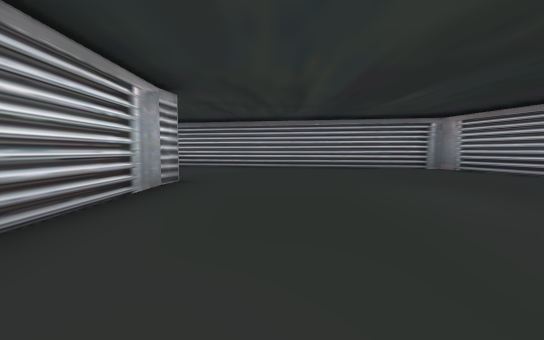
View 1 (above)

20 first-person views from a walk through a Unity game level. The camera is 1.2 m above the floor, tilts 4° down and sees 90° across. The floor is counted in squares, 2.4 m on a side. Each view is taken from the middle of a square. On the plan, view 1 faces up. The plan holds only what a view shows up to about 9 squares ahead; the rest is blank. The place goes on beyond the plan. The player character is not drawn.

View 2
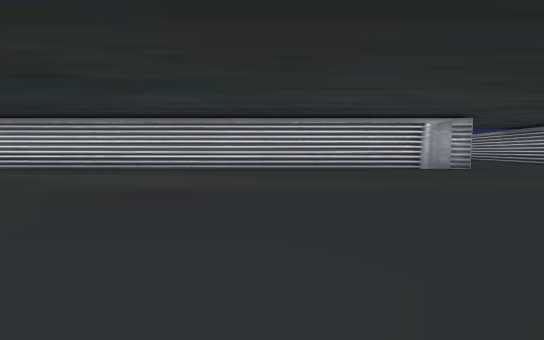

View 3
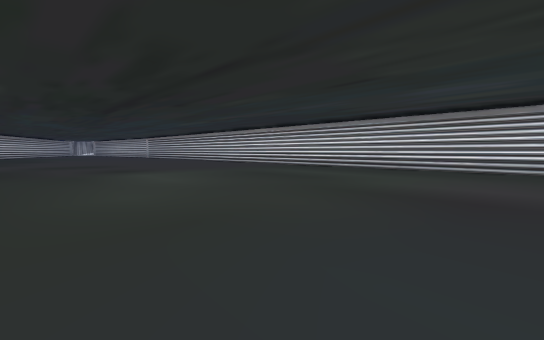

View 4
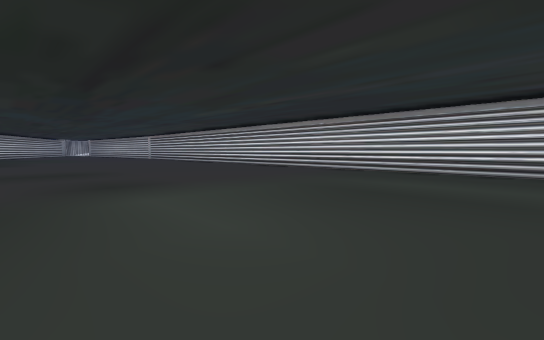

View 5
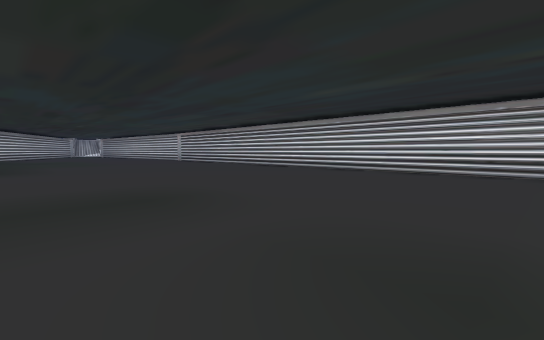

View 6
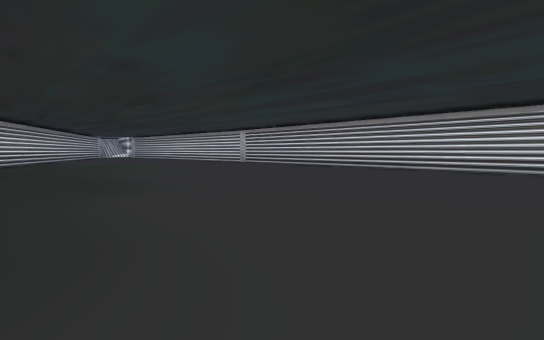

View 7
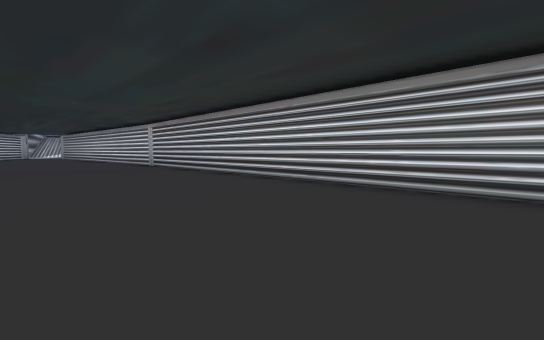

View 8
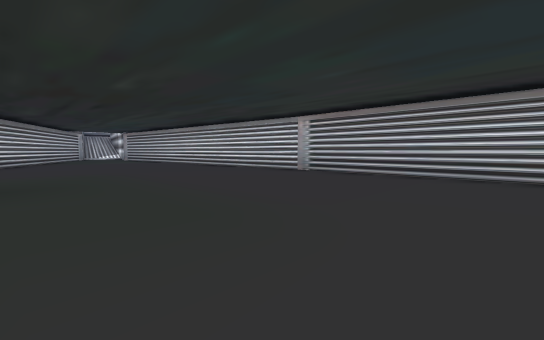

View 9
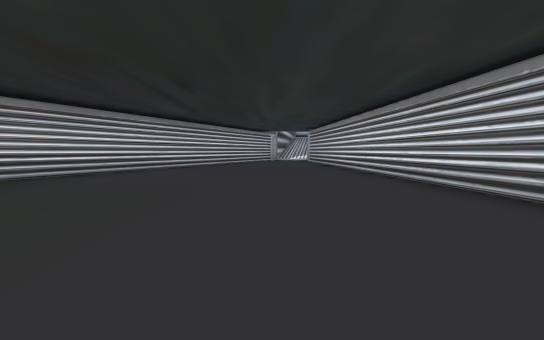

View 10
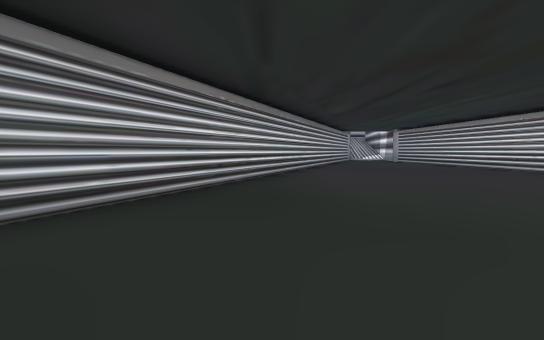

View 11
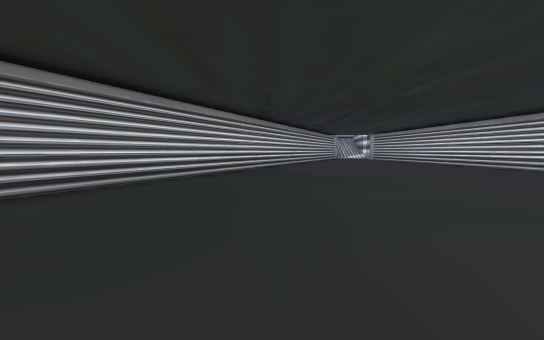

View 12
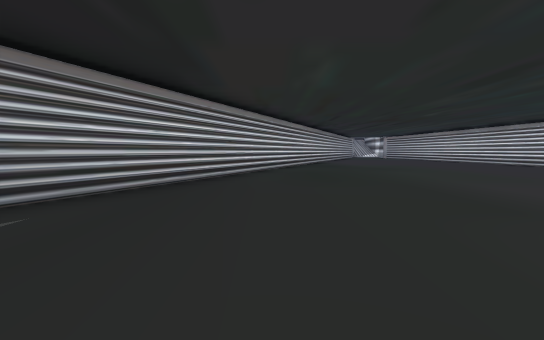

View 13
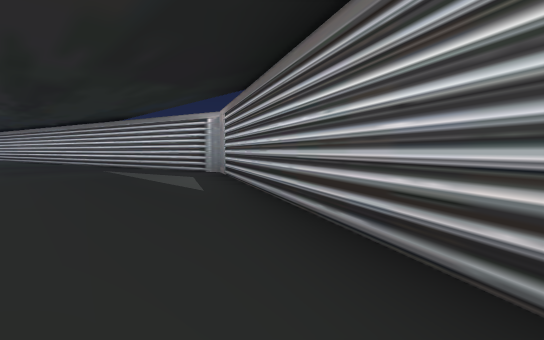

View 14
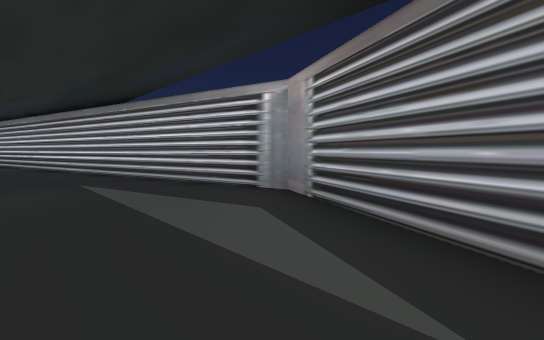

View 15
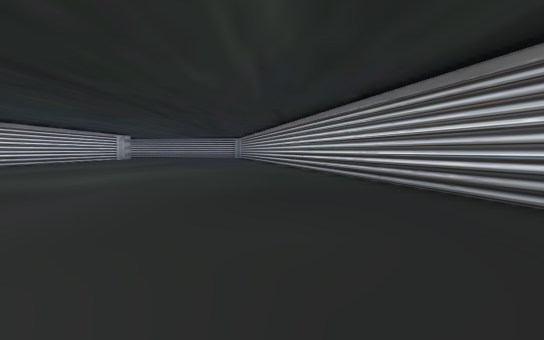

View 16
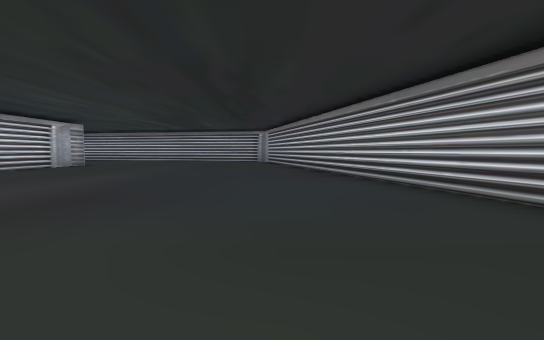

View 17
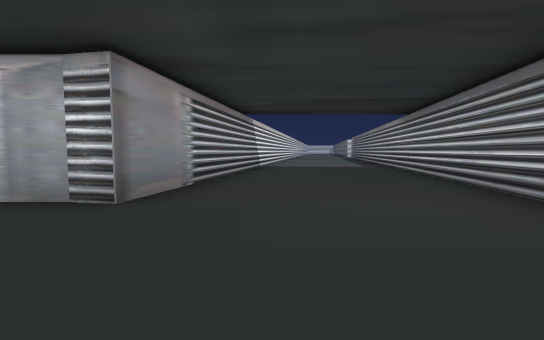

View 18
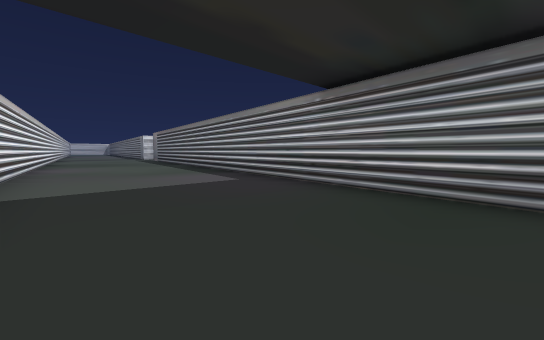

View 19
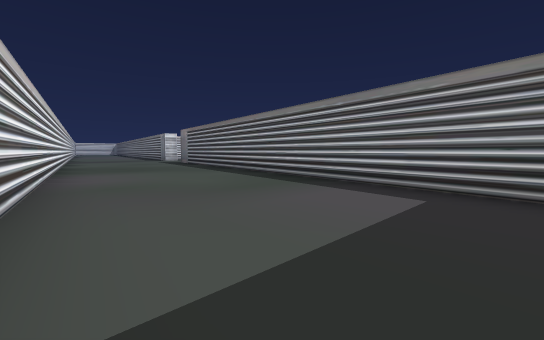

View 20
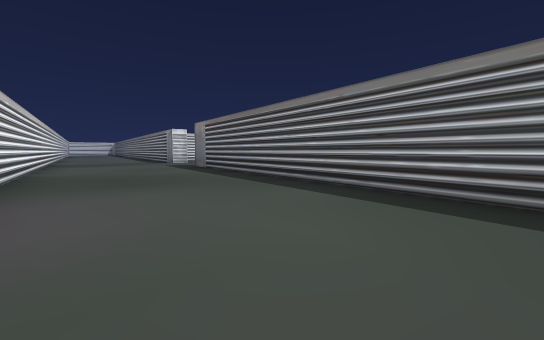

### Floor plan
Points are (right, up) in squares from view 1. A wall is a line through its corners. A room is listed if a view was taken in it or the views show most of it. See-through windows are left out.
Room 1 (views 1, 2, 3, 4, 5, 6, 7, 8, 9, 10, 11, 12, 13, 14, 15, 16, 17, 18, 19, 20)
walls: (-1.6, 4.1) (-1.6, -22.8); (-8, 5.7) (-1.5, 4.5) (-1.7, 4); (10.5, -14.2) (4.7, 7.6) (-18.3, 11.6); (-1.7, -22.6) (-1, -30.1); (3.4, -30.2) (10.4, -15.1); (-21.6, 8.1) (-9.7, 6)

Where each view was taken, in squares from view 1:
view 1: 0 up, 0 right, facing up
view 2: 1 down, 6 right, facing left
view 3: 2 down, 6 right, facing down-left
view 4: 5 down, 5 right, facing down-left
view 5: 9 down, 5 right, facing down-left
view 6: 13 down, 6 right, facing down-left
view 7: 13 down, 2 right, facing down-left
view 8: 18 down, 4 right, facing down-left
view 9: 21 down, 1 right, facing down
view 10: 21 down, 5 right, facing down
view 11: 18 down, 5 right, facing down
view 12: 15 down, 7 right, facing down
view 13: 20 down, 7 right, facing up-right
view 14: 17 down, 8 right, facing up-right
view 15: 12 down, 7 right, facing up
view 16: 5 down, 5 right, facing up
view 17: 6 up, 1 right, facing left
view 18: 6 up, 4 left, facing up-left
view 19: 6 up, 7 left, facing up-left
view 20: 7 up, 10 left, facing up-left
